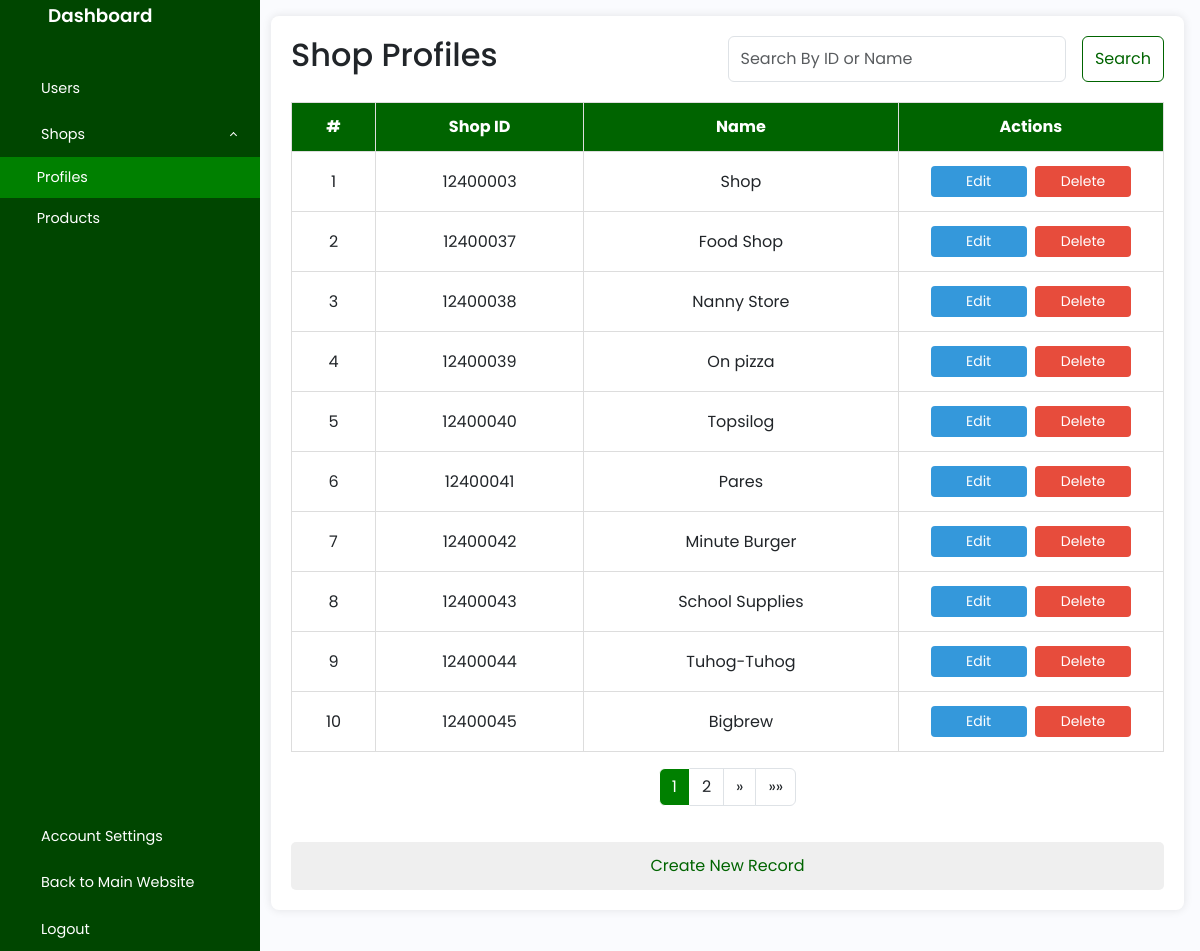
/admin/shops/profiles.php (signed in), run on the app's committed database.
### tables this page shows
CREATE TABLE `shopdata` (
  `shop_ID` int(8) NOT NULL,
  `shop_Name` varchar(100) NOT NULL,
  `shop_Phone` bigint(11) NOT NULL,
  `shop_Location` varchar(100) DEFAULT NULL
);

### db/action.php (called while the page is built, shortened)
<?php
class Database
{
    protected $conn;
    public function __construct($conn)
    {
        $this->conn = $conn;
    }
    public function executeQuery($sql)
    {
        $result = $this->conn->query($sql);
        $data = array();
        if ($result->num_rows > 0) {
            while ($row = $result->fetch_assoc()) {
                $data_row = array();
                foreach ($row as $r) {
                    array_push($data_row, $r);
                }
                array_push($data, $data_row);
            }
        }
        return $data;
    }
    public function showRecords($table, $condition = null)
    {
        $sql = "Select * from $table";
        if ($condition != null) {
            $sql .= " $condition";
        }
        return $this->executeQuery($sql);
    }
    public function pagination($identifier, $recordsPerPage, $table, $condition = null)
    {
        $sql = "SELECT COUNT($identifier) as count FROM $table";
        $totalRecordsResult = $this->conn->query($sql);
        $totalRecords = $totalRecordsResult->fetch_assoc()['count'];
        $totalPages = ceil($totalRecords / $recordsPerPage);
        return $totalPages;
    }
}

### db/connection.php (called while the page is built)
<?php
class Connection {
    private $DAddress = "localhost";
    private $DUsername = "root";
    private $DPass = "";
    private $DName = "uts_db";
    public function connect() {
        $conn = new mysqli($this->DAddress, $this->DUsername, $this->DPass, $this->DName);
        if ($conn->connect_error) {
            die("Connection failed: ". $conn->connect_error);
        }
        else {
            return $conn;
        }
    }
}

### admin/shops/profiles.php (the view, shortened to what this page needs)
<?php
include '../../db/connection.php';
$connection = new Connection();
$database = new adminAction($connection->connect());
$page = isset($_GET['page']) && is_numeric($_GET['page']) ? (int) $_GET['page'] : 1;
$offset = ($page - 1) * 10;
$result = $database->showRecords('shopdata', "LIMIT $offset, 10");
$result2 = $database->showRecords('shoplogin', "LIMIT $offset, 10");
$totalPages = $database->pagination('shop_id', 10, 'shopdata');
?>
<!DOCTYPE html>
<html>
<head>
    <?php include '../../includes/head.Include.php' ?>
    <link href="https://cdn.jsdelivr.net/npm/bootstrap@5.3.0-alpha3/dist/css/bootstrap.min.css" rel="stylesheet"
>
    <link rel="stylesheet" href="../../bootstrap/css/bootstrap.css">
    <link rel="stylesheet" href="../../css/admin.css">
    <link rel="stylesheet" href="../../css/admin.userstable.css">
</head>
<body>
    <div class="wrapper">
        <?php include "../../includes/ADMIN.sidebar.Include.php"; ?>
        <div class="main p-3">
            <div class="container">
                <div class="d-flex flex-row justify-content-between align-content-center">
                    <h2>Shop Profiles</h2>
                    <form class="d-flex flex-row justify-content-end w-50 gap-3" method="get">
                        <input class="form-control mr-sm-2 search-bar" type="search" id="search-bar" name="search"
                            placeholder="Search By ID or Name" aria-label="Search">
                        <button class="btn btn-outline-success my-2 my-sm-0 search search-word"
                            type="submit">Search</button>
                    </form>
                </div>
                <table id="shops-table">
                    <thead>
                        <tr>
                            <th>#</th>
                            <th>Shop ID</th>
                            <th>Name</th>
                            <th>Actions</th>
                        </tr>
                    </thead>
                    <tbody>
                        <?php
                        $shop_count = 0;
                        if (count($result) > 0) {
                            for ($i = 0; $i < count($result); $i++) {
                                if ($result[0][0]) {
                                    echo '<tr class=' . "'expandable'" . '>';
                                    echo "<td class=" . '"expandable"' . "onclick='showHideRow(" . '"shops' . ++$shop_count . '");' . "showHideRow(" . '"shops1' . $shop_count . '");' . "'>" . $shop_count . "</td>";
                                    echo "<td class=" . '"expandable"' . "onclick='showHideRow(" . '"shops' . $shop_count . '");' . "showHideRow(" . '"shops1' . $shop_count . '");' . "'>" . $result[$i][0] . "</td>";
                                    echo "<td class=" . '"expandable"' . "onclick='showHideRow(" . '"shops' . $shop_count . '");' . "showHideRow(" . '"shops1' . $shop_count . '");' . "'>" . $result[$i][1] . "</td>";
                                    echo "<td><button class='edit w-40' onclick='window.location.href=" . '"editProfiles.php?shop_ID=' . $result[$i][0] . '"' . "'><span class='action-word'>Edit</span><i class='bi bi-pencil action-btn'></i></button> <button class='delete w-40' onclick='window.location.href=" . '"deleteProfiles.php?shop_ID=' . $result[$i][0] . '"' . "'><span class='action-word'>Delete</span><i class='bi bi-trash action-btn'></i></button></td>";
                                    echo "</tr>";
                                }
                            }
                        }
                        ?>
                    </tbody>
                </table>
                <nav aria-label="Page navigation example">
                    <ul class="pagination justify-content-center p-3">
                        <?php for ($i = 1; $i <= $totalPages; $i++): ?>
                            <li class="page-item"><a class="page-link <?= ($i === $page) ? "active" : "" ?>" href="?page=<?= $i ?><?php if (isset($_GET['search'])) {
                                          echo '&search=' . $searchq;
                                      } ?>"><?= $i ?></a>
                            </li>
                        <?php endfor; ?>
                        <?php if ($page < $totalPages): ?>
                            <li class="page-item">
                                <a class="page-link" href="?page=<?= ($page + 1) ?><?php if (isset($_GET['search'])) {
                                        echo '&search=' . $searchq;
                                    } ?>" aria-label="Next">
                                    <span aria-hidden="true">&raquo;</span>
                                </a>
                            </li>
                            <li class="page-item">
                                <a class="page-link" href="?page=<?= $totalPages ?><?php if (isset($_GET['search'])) {
                                      echo '&search=' . $searchq;
                                  } ?>" aria-label="Next">
                                    <span aria-hidden="true">&raquo;&raquo;</span>
                                </a>
                            </li>
                        <?php endif; ?>
                    </ul>
                </nav>
                <button type="button" class="create" data-bs-toggle="modal" data-bs-target="#createModal">Create New
                    Record</button>
            </div>
        </div>
    </div>
</body>
</html>

### css/admin.css (style rules this page uses)
:root { --green: rgb(0, 70, 0); --lightgreen: rgb(71, 184, 71); }
a { text-decoration: none; }
li { list-style: none; }
body { font-family: 'Poppins', sans-serif; margin-left: 255px; justify-content: space-evenly; }
.wrapper { display: flex; }
.main { min-height: 100vh; width: 100%; overflow: hidden; transition: all 0.35s ease-in-out; background-color: #fafbfe; display: flex; justify-content: center; }

### css/admin.userstable.css (style rules this page uses)
table { width: 100%; border-collapse: collapse; margin-top: 20px; }
th, td { border: 1px solid #ddd; padding: 12px; text-align: center; }
th { background-color: darkgreen; color: #fff; }
td button.edit { padding: 5px; background-color: #3498db; border: none; color: white; border-radius: 4px; text-align: center; text-decoration: none; display: inline-block; font-size: 14px; margin: 2px 2px; cursor: pointer; }
td button.delete { padding: 5px; background-color: #e74c3c; border: none; color: white; border-radius: 4px; text-align: center; text-decoration: none; display: inline-block; font-size: 14px; margin: 2px 2px; cursor: pointer; }
.container { text-align: center; width: 100%; margin-bottom: 25px; background-color: #fff; padding: 20px; box-shadow: 0 0 10px rgba(0, 0, 0, 0.1); border-radius: 8px; }
.container button.create { padding: 12px; color: darkgreen; border: none; border-radius: 5px; text-align: center; text-decoration: none; display: block; width: 100%; font-size: 16px; margin-top: 20px; cursor: pointer; transition: background-color 0.3s ease, color 0.3s ease; }
.w-40 { width: 40%; }
.active { background-color: green !important; }
.search { color: darkgreen !important; border-color: darkgreen !important; }
.page-link { color: var(--darkgreen); }
.page-link.active { border-color: var(--darkgreen) !important; color: #FFF !important; }
tbody tr.expandable { cursor: pointer; }

### data on the page
shopdata: shop_ID "12400003", shop_Name "Shop"
shopdata: shop_ID "12400037", shop_Name "Food Shop"
shopdata: shop_ID "12400038", shop_Name "Nanny Store"
shopdata: shop_ID "12400039", shop_Name "On pizza"
shopdata: shop_ID "12400040", shop_Name "Topsilog"
shopdata: shop_ID "12400041", shop_Name "Pares"
shopdata: shop_ID "12400042", shop_Name "Minute Burger"
shopdata: shop_ID "12400043", shop_Name "School Supplies"
shopdata: shop_ID "12400044", shop_Name "Tuhog-Tuhog"
shopdata: shop_ID "12400045", shop_Name "Bigbrew"
